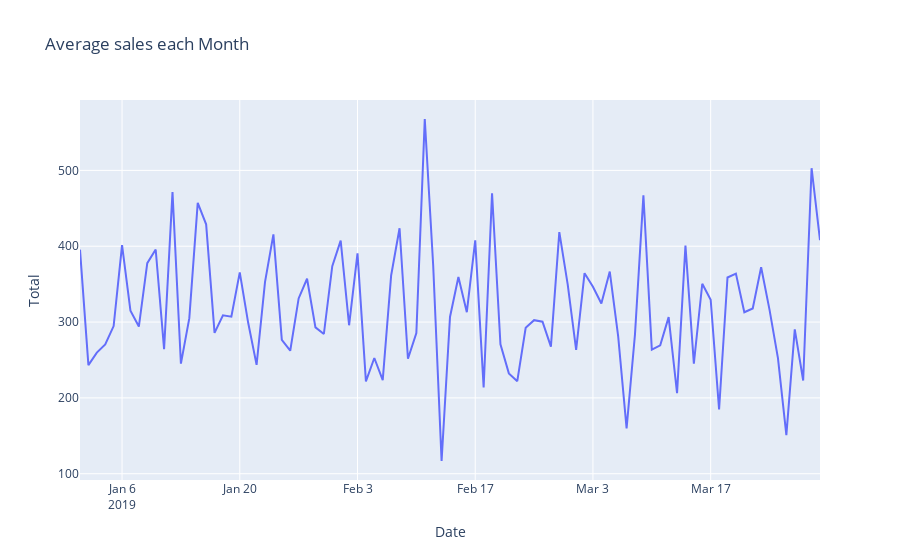

Notebook source saved alongside this figure:
### Code cell
grou = data.groupby('Date')['Total'].mean().reset_index()
fig = px.line(grou, x="Date", y="Total", title='Average sales each Month')
fig.show()
